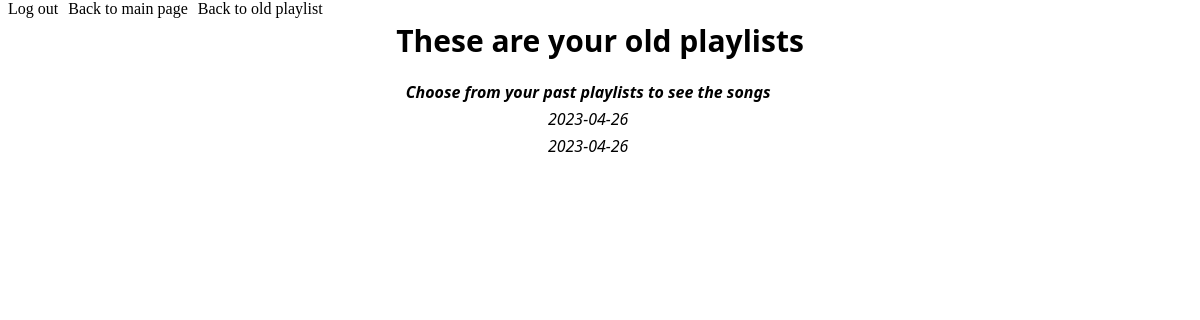
Before: /oldPlaylist with the older database file.
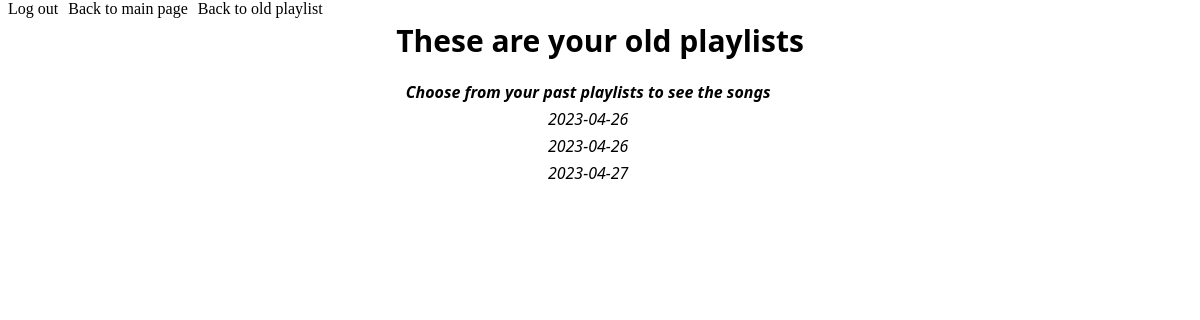
After: the same page with the newer database file.
### tables this page shows
CREATE TABLE playlists (
            playlist_id varchar(255),
            date_column DATE,
            PRIMARY KEY (playlist_id)
            );

### app.py (the view)
@app.route("/oldPlaylist" , methods=['GET', 'POST'])
def oldPlaylist():
    if request.method == 'POST':
        playlist_id = request.form.get('playlist_id')
        cursor.execute("SELECT name FROM playlist_songs WHERE playlist_id = '{0}'".format(playlist_id))
        songs = cursor.fetchall()
        cursor.execute("SELECT name FROM playlist_artists WHERE playlist_id = '{0}'".format(playlist_id))
        artist = cursor.fetchall()
        print(songs)
        print(artist)
        return render_template('oldPlaylist.html', songs=songs, artist=artist, message="Here is your old playlist")
    else:
        cursor.execute("SELECT date_column, playlist_id FROM playlists") # Shows all previous albums to choose from
        playlists = cursor.fetchall()
        return render_template('oldPlaylist.html', playlists=playlists, message="These are your old playlists")

### templates/oldPlaylist.html (shortened to what this page needs)
<!DOCTYPE html>
<html>
    <head>
        <link rel="stylesheet" type="text/css" href="{{ url_for('static', filename='css/main.css') }}">
    </head>
    <body>
        {% if message %}
            <h1 class="TitleHeader">{{message}}</h1>
        {% endif%}
        <div class="navbar">
            <div class="logout-container">
                    <form method="POST", action="/logout">
                        <div class="logout-item">
                            <a href="/logout">Log out</a></li>
                        </div>
                    </form>
                    <div class="logout-item">
                            <a href="/getPlaylist">Back to main page</a></li>
                    </div>
                    <div class="logout-item">
                        <a href="/oldPlaylist">Back to old playlist</a></li>
                    </div>
            </div>
        </div>
        {% if playlists %}
            <div class="listContainer">
                <ul class="ul1">
                    Choose from your past playlists to see the songs
                    {% for playlist in playlists %}
                        <form method="POST", action="/oldPlaylist">
                            <li class="li1" onclick="this.parentNode.submit();">
                                {{ playlist[0] }}
                            </li>
                        </form>
                    {% endfor %}
                </ul>
            </div>
        {% endif%}
    </body>
</html>

### static/css/main.css (style rules this page uses)
body { background: url(https://miro.medium.com/v2/resize:fit:1400/format:webp/1*SPYhnNnAFNDdZ-Z5cQWmdw.jpeg) no-repeat center center fixed; -webkit-background-size: cover; -moz-background-size: cover; -o-background-size: cover; background-size: cover; }
.TitleHeader { font-weight: ; word-wrap: normal; border: 0px; padding: 0; margin-bottom: 20px; font-weight: 800; text-align: center; font-size: 30px; font-family: system-ui, -apple-system, BlinkMacSystemFont, 'Segoe UI', Roboto, Oxygen, Ubuntu, Cantarell, 'Open Sans', 'Helvetica Neue', sans-serif; }
a { color: black; text-decoration: none; transition: 0.2s ease-in-out; font-size: 16px; }
ul { list-style-type: none; margin: 0; padding: 0; }
ul { position: absolute; top: 0; }
.logout-container { display: flex; position: absolute; justify-content: space-between; top: 0; margin: 0; padding: 0; }
.logout-item { margin-right: 10px; }
.ul1 { width: 98%; font-style: italic; position: relative; font-weight: 800; font-family: system-ui, -apple-system, BlinkMacSystemFont, 'Segoe UI', Roboto, Oxygen, Ubuntu, Cantarell, 'Open Sans', 'Helvetica Neue', sans-serif; }
.li1 { font-weight: 500; font-family: system-ui, -apple-system, BlinkMacSystemFont, 'Segoe UI', Roboto, Oxygen, Ubuntu, Cantarell, 'Open Sans', 'Helvetica Neue', sans-serif; margin: 5px 0 5px; }
.listContainer { display: flex; text-align: center; }

Changed rows visible on the page:
added playlists: date_column "2023-04-27"
